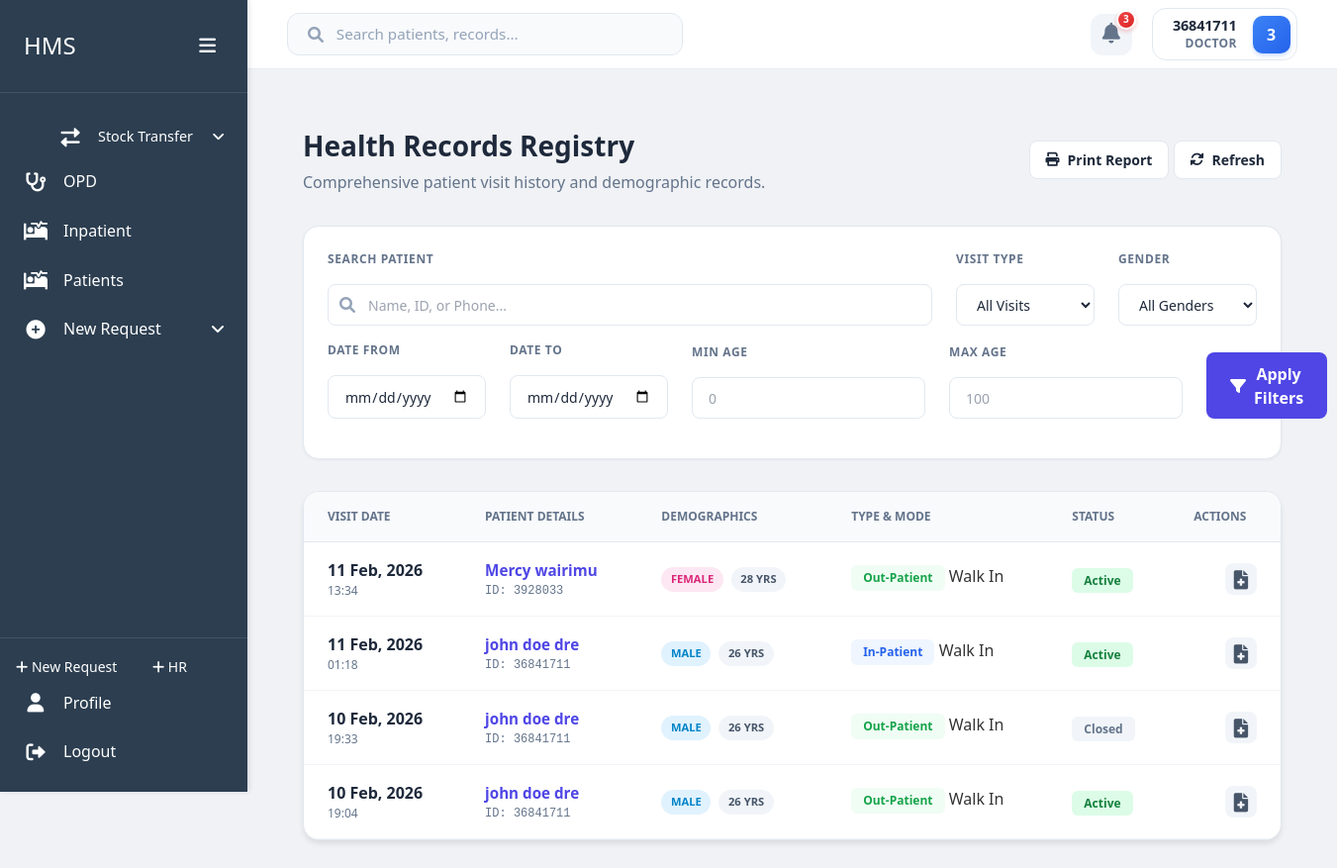
/home/health-records/ (signed in), run on an earlier commit of the app's database.
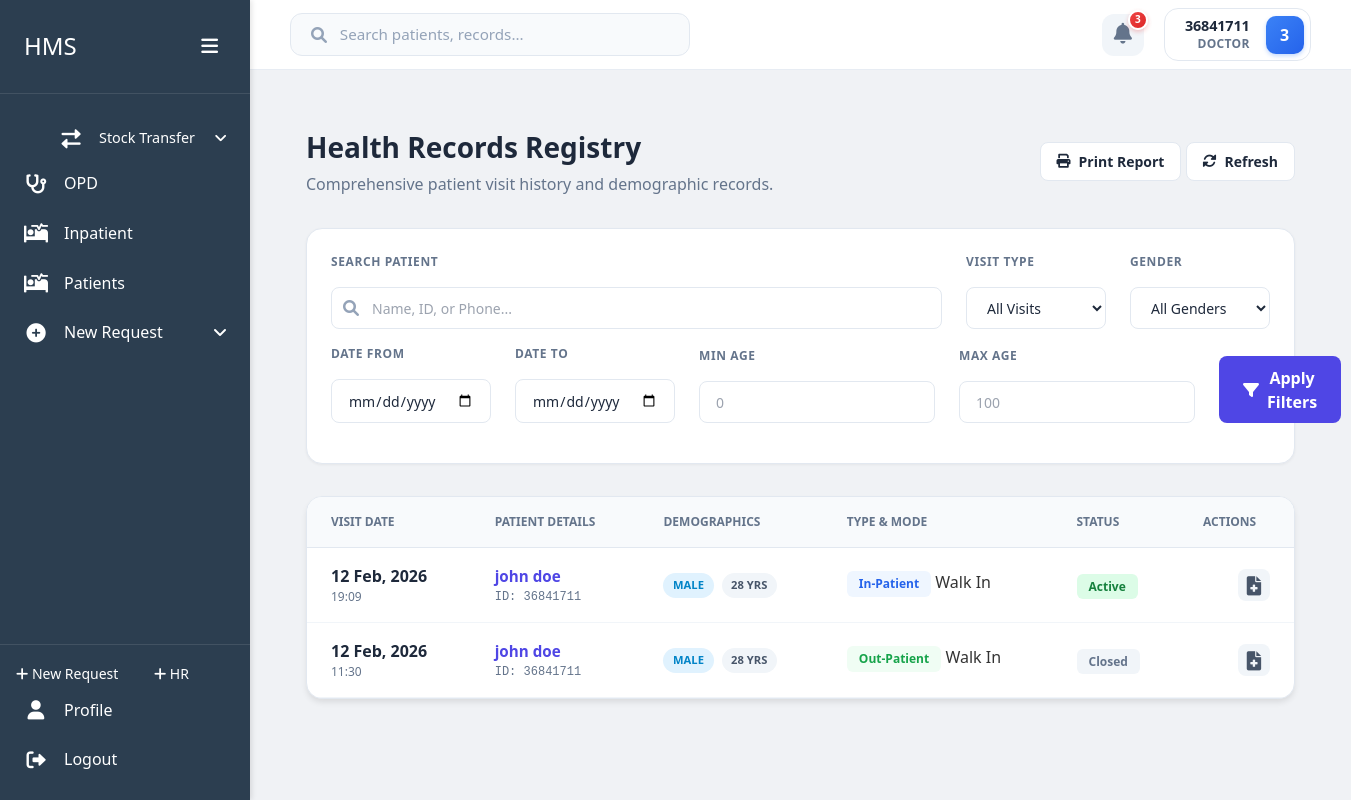
And on a later commit of the database.
### home/models.py (models this page shows, shortened)
class Visit(models.Model):
    patient = models.ForeignKey(Patient, on_delete=models.CASCADE, related_name='visits')
    visit_date = models.DateTimeField(auto_now_add=True)
    visit_type = models.CharField(max_length=20, choices=[('IN-PATIENT', 'In-Patient'), ('OUT-PATIENT', 'Out-Patient')])
    visit_mode = models.CharField(max_length=20, choices=[('Appointment', 'Appointment'), ('Walk In', 'Walk In')])
    is_active = models.BooleanField(default=True)

class Patient(models.Model):
    GENDER_CHOICES = [
        ('M', 'Male'),
        ('F', 'Female'),
        ('O', 'Other'),
        ('N', 'Prefer not to say')
    ]
    first_name = models.CharField(max_length=100)
    last_name = models.CharField(max_length=100)
    id_number = models.CharField(max_length=20, unique=True, null=True, blank=True)
    date_of_birth = models.DateField()
    age = models.PositiveIntegerField(editable=False)  # Will be calculated automatically
    phone = models.CharField(max_length=15)
    location = models.CharField(max_length=200)
    gender = models.CharField(max_length=1, choices=GENDER_CHOICES)
    created_at = models.DateTimeField(auto_now_add=True)
    updated_at = models.DateTimeField(auto_now=True)
    created_by = models.ForeignKey('users.User', on_delete=models.SET_NULL, null=True, related_name='patients_created')
    @property
    def full_name(self):
        return f"{self.first_name} {self.last_name}"

### home/views.py (the view, shortened to what this page needs)
# urls.py: path('health-records/', views.health_records_view, name='health_records'),
@login_required
def health_records_view(request):
    allowed_roles = ['Admin', 'Receptionist', 'Doctor', 'Nurse', 'Triage Nurse', 'Health Records']
    if request.user.role not in allowed_roles and not request.user.is_superuser:
        messages.error(request, "Access denied. Health Records permission required.")
        return redirect('home:reception_dashboard')
    from django.db.models import Q
    from django.core.paginator import Paginator
    visits = Visit.objects.select_related('patient').all().order_by('-visit_date')
    has_filters = False
    search_query = request.GET.get('search', '')
    visit_type = request.GET.get('visit_type')
    if visit_type and visit_type != 'all':
        has_filters = True
        visits = visits.filter(visit_type=visit_type)
    gender = request.GET.get('gender')
    if gender and gender != 'all':
        has_filters = True
        visits = visits.filter(patient__gender=gender)
    start_date = request.GET.get('start_date')
    end_date = request.GET.get('end_date')
    if start_date:
        has_filters = True
        visits = visits.filter(visit_date__date__gte=start_date)
    if end_date:
        has_filters = True
        visits = visits.filter(visit_date__date__lte=end_date)
    min_age = request.GET.get('min_age')
    max_age = request.GET.get('max_age')
    if min_age:
        has_filters = True
        visits = visits.filter(patient__age__gte=min_age)
    if max_age:
        has_filters = True
        visits = visits.filter(patient__age__lte=max_age)
    paginator = Paginator(visits, 20) # 20 per page
    page_number = request.GET.get('page')
    page_obj = paginator.get_page(page_number)
    query_string = request.GET.copy()
    if 'page' in query_string:
        del query_string['page']
    query_string = '&' + query_string.urlencode() if query_string else ''
    context = {
        'visits': page_obj,
        'has_filters': has_filters,
        'query_string': query_string
    }
    return render(request, 'home/health_records.html', context)

### users/models.py (called while the page is built)
    @property
    def username(self):
        return f"{self.first_name} {self.last_name}".strip() if self.first_name or self.last_name else self.id_number

    def get_full_name(self):
        return self.username

### home/templates/home/health_records.html (shortened to what the changed rows need)
{% extends 'users/dashboard_base.html' %}
{% load static %}
{% block content %}
    <div class="records-wrapper">
        <div class="page-header-premium">
            <div class="header-main">
                <div class="header-text">
                    <h1>Health Records Registry</h1>
                </div>
            </div>
        </div>
        <div class="results-card">
            <div class="table-responsive">
                <table class="premium-table">
                    <thead>
                        <tr>
                            <th>Visit Date</th>
                            <th>Patient Details</th>
                            <th>Demographics</th>
                            <th>Type & Mode</th>
                            <th>Status</th>
                            <th class="text-right">Actions</th>
                        </tr>
                    </thead>
                    <tbody>
                        {% for visit in visits %}
                            <tr>
                                <td>
                                    <div class="date-col">
                                        <span class="visit-date">{{ visit.visit_date|date:"d M, Y" }}</span>
                                        <span class="visit-time">{{ visit.visit_date|date:"H:i" }}</span>
                                    </div>
                                </td>
                                <td>
                                    <div class="patient-info">
                                        <a href="{% url 'home:patient_detail' visit.patient.pk %}" class="patient-name">{{ visit.patient.full_name }}</a>
                                        <span class="patient-id">ID: {{ visit.patient.id_number|default:"--" }}</span>
                                    </div>
                                </td>
                                <td>
                                    <div class="demographics-badges">
                                        <span class="badge {{ visit.patient.gender|lower }}">{{ visit.patient.get_gender_display }}</span>
                                        <span class="badge age">{{ visit.patient.age }} Yrs</span>
                                    </div>
                                </td>
                                <td>
                                    <div class="visit-type-info">
                                        <span class="type-pill {% if visit.visit_type == 'IN-PATIENT' %}inpatient{% else %}outpatient{% endif %}">{{ visit.get_visit_type_display }}</span>
                                        <span class="mode-text">{{ visit.get_visit_mode_display }}</span>
                                    </div>
                                </td>
                                <td>
                                    {% if visit.is_active %}
                                        <span class="status-badge active">Active</span>
                                    {% else %}
                                        <span class="status-badge closed">Closed</span>
                                    {% endif %}
                                </td>
                                <td class="text-right">
                                    <a href="{% url 'home:patient_detail' visit.patient.pk %}?visit_id={{ visit.id }}" class="action-btn view" title="View Record">
                                        <i class="fas fa-file-medical"></i>
                                    </a>
                                </td>
                            </tr>
                        {% endfor %}
                    </tbody>
                </table>
            </div>
        </div>
    </div>
{% endblock %}

What changed in the data, as far as the page shows it:
removed Visit: visit_date "11 Feb, 2026", visit_date "13:34", patient.full_name "Mercy wairimu", patient.id_number "3928033", patient.gender "FEMALE", patient.age "28", visit_type "Out-Patient", visit_mode "Walk In", is_active "Active"
removed Visit: visit_date "11 Feb, 2026", visit_date "01:18", patient.full_name "john doe dre", patient.id_number "36841711", patient.gender "MALE", patient.age "26", visit_type "In-Patient", visit_mode "Walk In", is_active "Active"
removed Visit: visit_date "10 Feb, 2026", visit_date "19:33", patient.full_name "john doe dre", patient.id_number "36841711", patient.gender "MALE", patient.age "26", visit_type "Out-Patient", visit_mode "Walk In", is_active "Closed"
removed Visit: visit_date "10 Feb, 2026", visit_date "19:04", patient.full_name "john doe dre", patient.id_number "36841711", patient.gender "MALE", patient.age "26", visit_type "Out-Patient", visit_mode "Walk In", is_active "Active"
added Visit: visit_date "12 Feb, 2026", visit_date "19:09", patient.full_name "john doe", patient.id_number "36841711", patient.gender "MALE", patient.age "28", visit_type "In-Patient", visit_mode "Walk In", is_active "Active"
added Visit: visit_date "12 Feb, 2026", visit_date "11:30", patient.full_name "john doe", patient.id_number "36841711", patient.gender "MALE", patient.age "28", visit_type "Out-Patient", visit_mode "Walk In", is_active "Closed"
